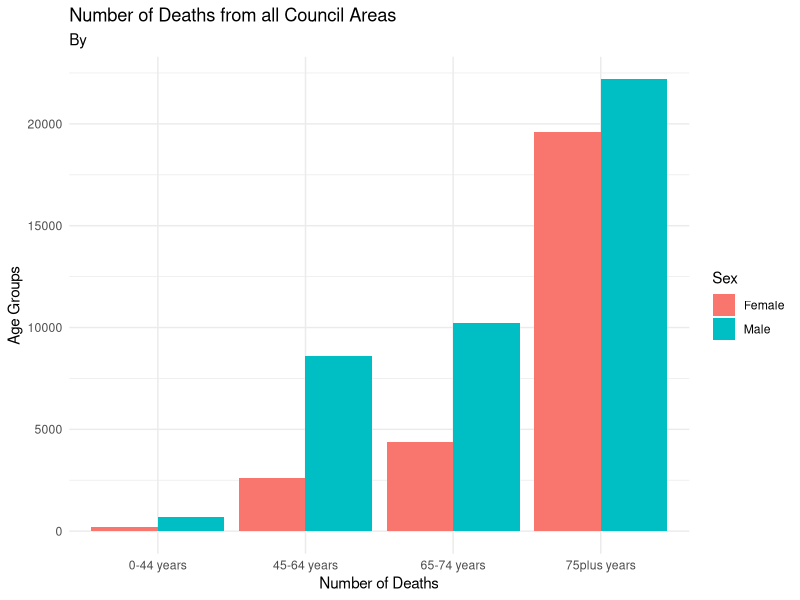

The R source for this figure:
## ---- chunk 1
knitr::opts_chunk$set(echo = TRUE)
## ---- chunk 2
library(tidyverse)
# Add any other libraries here
library(dplyr)


## ---- chunk 3
# load your data 
getwd()

hd_mortalitybyca<- read.csv("data/hd_mortalitybyca.csv")

## ---- chunk 4
# cleaning data
hd_mortalitybyca <- hd_mortalitybyca [, c("Year", "AgeGroup", "Sex", "Diagnosis", "NumberOfDeaths", "CrudeRate", "Ca")]

hd_mortalitybyca <- hd_mortalitybyca %>%
  filter( Diagnosis == "Coronary Heart Disease", Ca != "S92000003")


## ---- chunk 5
#grouping by gender & age group
hd_mortalitybyca <- hd_mortalitybyca %>%
  filter(AgeGroup %in% c("0-44 years", "45-64 years", "65-74 years", "75plus years")) %>%
  arrange(AgeGroup)

hd_mortalitybyca <- hd_mortalitybyca %>%
  filter(Sex != "All") %>%
  arrange(Sex)

## ---- chunk 6
#creating bar plot
hd_mortality_gender <- hd_mortalitybyca %>%
  group_by(AgeGroup, Sex) %>%
  summarise(total_deaths = sum(NumberOfDeaths, na.rm = TRUE)
  )
  
ggplot(data = hd_mortality_gender,
       mapping = aes(x = AgeGroup,
                     y = total_deaths,
                     fill = Sex)) +
  geom_col(position = "dodge") +
  labs(
    x = "Number of Deaths",
    y = "Age Groups",
    title = "Number of Deaths from all Council Areas", 
    subtitle = "By "
  ) +
  theme_minimal() 
